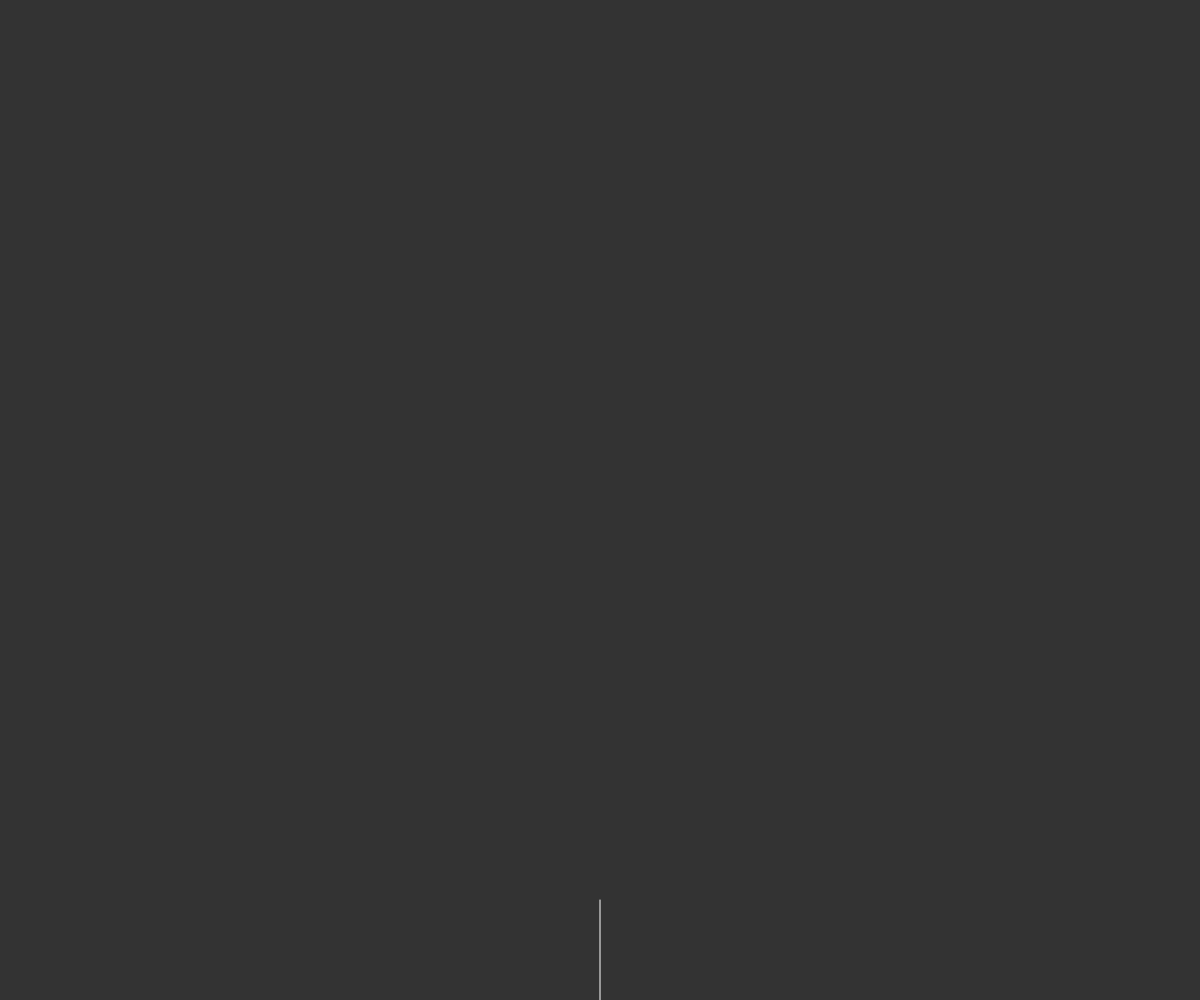
Frame 1 (no input)
Frame 60 (no input): identical to frame 1, image omitted
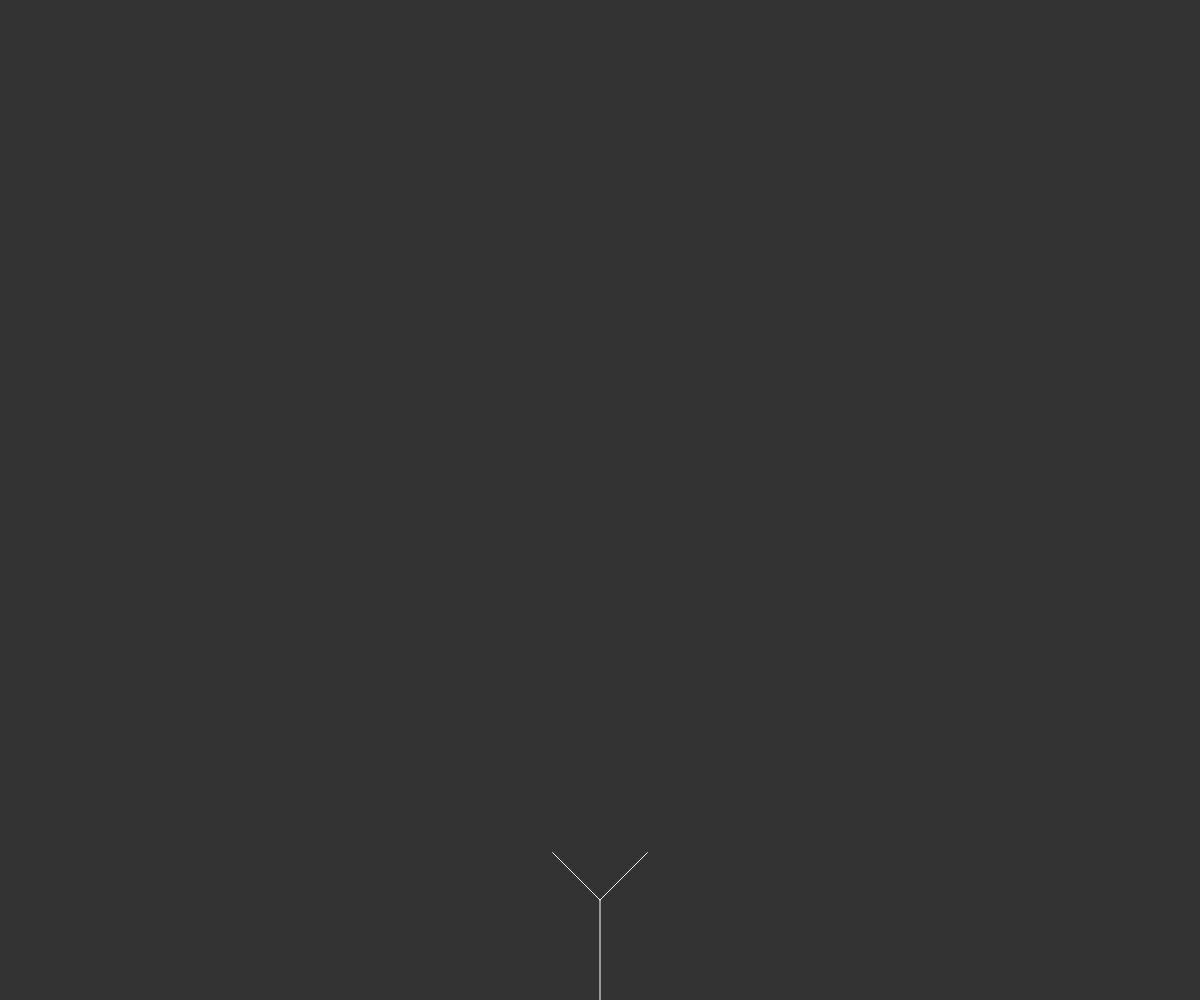
Frame 120 (the mouse pressed at the canvas centre since frame 60)

The p5.js sketch that drew these frames (run headless with seeded random() and noise() and a simulated clock; from frame 60 on, the mouse is pressed at the canvas centre):

// p5.js sketch
// ── sketch.js
var tree = [];

function setup() {
  createCanvas(windowWidth,windowHeight);
  var a = createVector(width / 2, height);
  var b = createVector(width / 2, height - 100);
  var root = new Branch(a, b);
  tree[0] = root;

}

function mousePressed() {
  for (var i = tree.length - 1; i >= 0; i--) {
    if (!tree[i].finished) {
      tree.push(tree[i].branchA());
      tree.push(tree[i].branchB());
    }
    tree[i].finished = true;
  }
}

function draw() {
  background(51);
  for (var i = 0; i < tree.length; i++) {
    tree[i].show();
  }
}
// ── branch.js
function Branch(begin, end) {
  this.begin = begin;
  this.end = end;
  this.finished = false;

  this.show = function() {
    stroke(255);
    line(this.begin.x, this.begin.y, this.end.x, this.end.y);
  }
  
  this.branchA = function(){
    var dir = p5.Vector.sub(this.end,this.begin);
    dir.rotate(PI/4);
    dir.mult(0.67);
    var newEnd = p5.Vector.add(this.end, dir);
  var b = new Branch(this.end, newEnd);
    return b;
  }
  
  this.branchB = function(){
    var dir = p5.Vector.sub(this.end,this.begin);
    dir.rotate(-PI/4);
    dir.mult(0.67);
    var newEnd = p5.Vector.add(this.end, dir);
  var b = new Branch(this.end, newEnd);
    return b;
  }
  
}
